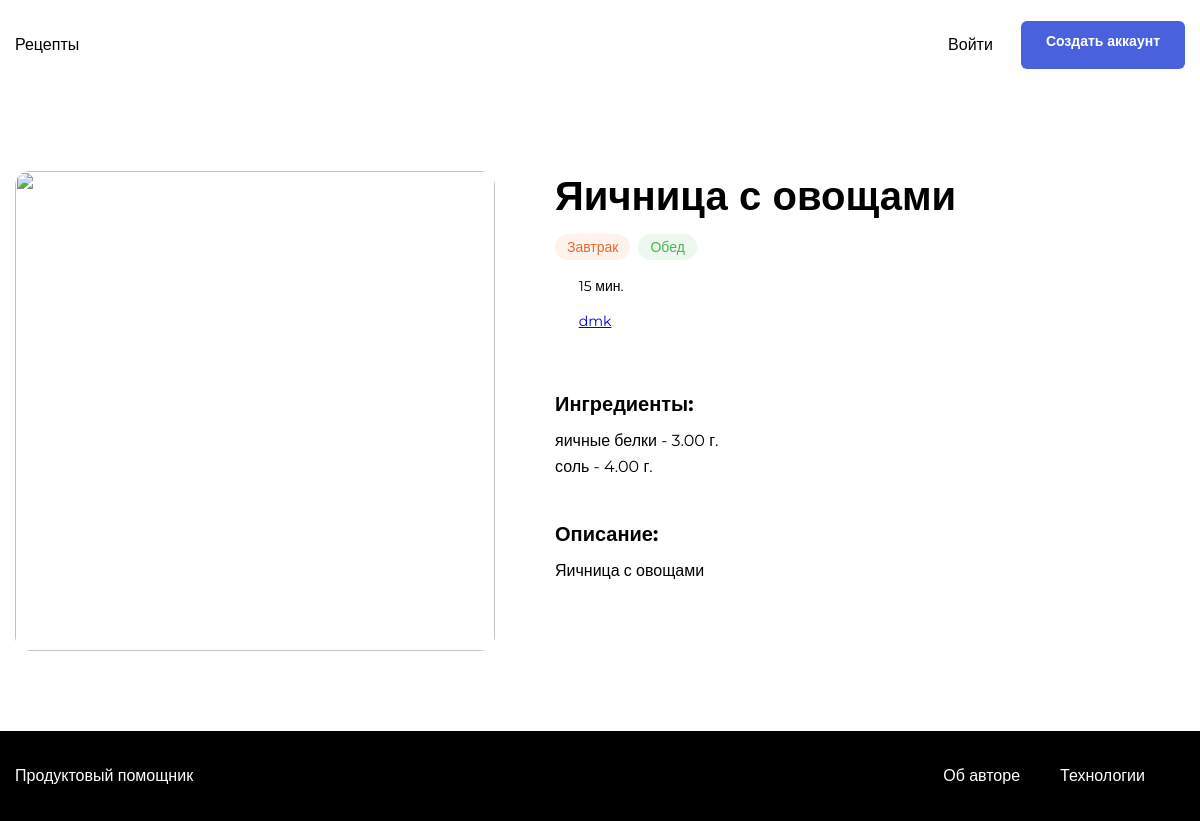
/recipes/yaichnitsa-s-ovoschami/, run on the app's committed database.
### recipes/models.py (models this page shows, shortened)
class Recipe(models.Model):
    author = models.ForeignKey(
        User,
        verbose_name='Автор',
        on_delete=models.CASCADE,
        related_name='recipes',
        help_text='Выберите автора рецепта'
    )
    title = models.CharField(
        max_length=200,
        unique=True,
        verbose_name='Название рецепта',
        help_text='Укажите название рецепта'
    )
    description = models.TextField(
        verbose_name='Описание',
        help_text='Укажите подробное описание рецепта',
    )
    file = models.ImageField(
        verbose_name='Загрузить фото',
        help_text='Загрузите фото приготовленного рецепта',
        upload_to='recipes/'
    )
    ingredients = models.ManyToManyField(
        Ingredient,
        verbose_name='Ингредиенты',
        through='IngredientRecipe',
        help_text='Выберите один или несколько ингредиентов',
        related_name='recipes'
    )
    tags = models.ManyToManyField(
        Tag,
        help_text='Выберите один или несколько ингредиентов тегов',
        verbose_name='Теги',
        related_name='recipes'
    )
    cooking_time = models.IntegerField(
        validators=[MinValueValidator(limit_value=1)],
        verbose_name='Время приготовления',
        help_text='Время приготовления в минутах'
    )
    slug = models.SlugField(
        verbose_name='Ссылка',
        auto_created=True,
        help_text=(
            'Заполняется автоматически по названию рецепта'
        )
    )
    pub_date = models.DateTimeField(
        verbose_name='Дата публикации',
        auto_now_add=True,
    )
    class Meta:
        verbose_name = 'Рецепт'
        verbose_name_plural = 'Рецепты'
        ordering = ('-pub_date',)

class Tag(models.Model):
    name = models.CharField(
        verbose_name='Имя',
        help_text='Введите имя тега',
        max_length=50,
        unique=True
    )
    color = models.CharField(
        verbose_name='Цвет',
        help_text='Введите цвет для тега',
        max_length=50
    )
    slug = models.SlugField(
        verbose_name='Тег',
        auto_created=True,
        help_text='Введите слаг для тега',
        unique=True
    )
    class Meta:
        verbose_name = 'Тег'
        verbose_name_plural = 'Теги'
        ordering = ('name',)

class IngredientRecipe(models.Model):
    ingredient = models.ForeignKey(
        Ingredient,
        verbose_name='Название',
        on_delete=models.CASCADE,
        related_name='ingredientsrecipe'
    )
    recipe = models.ForeignKey(
        Recipe,
        verbose_name='Рецепт',
        on_delete=models.CASCADE,
        related_name='ingredientsrecipe'
    )
    amount = models.DecimalField(
        verbose_name='Количество',
        max_digits=10,
        decimal_places=2,
        validators=[MinValueValidator(float('0.01'))]
    )

class Ingredient(models.Model):
    title = models.CharField(
        max_length=200,
        verbose_name='Название',
        help_text='Введите название ингредиента',
    )
    dimension = models.CharField(
        max_length=50,
        verbose_name='Единица измерения',
        help_text='Введите единицу измерения',
    )
    class Meta:
        verbose_name = 'Ингредиент'
        verbose_name_plural = 'Ингредиенты'

### recipes/views.py (the view)
def recipe_view(request, slug):
    recipe = get_object_or_404(
        Recipe.objects,
        slug=slug
    )
    is_author = recipe.author == request.user
    is_following = recipe.author.following.filter(
        user__id=request.user.id).exists()
    is_purchassing = recipe.purchases.filter(
        user__id=request.user.id
    ).exists()
    ingredientsrecipe = recipe.ingredientsrecipe.all()
    return render(request, 'singlePage.html', {
        'recipe': recipe,
        'is_author': is_author,
        'is_following': is_following,
        'is_purchassing': is_purchassing,
        'ingredientsrecipe': ingredientsrecipe
    })

### templates/singlePage.html (shortened to what this page needs)
{% extends "base.html" %}
{% load static %}
{% load thumbnail %}
{% load app_tags %}
{% block styles %}
<link rel="stylesheet" href="{% static 'pages/single.css' %}">
{% endblock %}
{% block main_content %}
<div class="single-card" data-id="{{recipe.id}}"
  data-author="{{recipe.author.id}}">
  {% include "includes/image.html" with filename=recipe.file class="single-card__image" %}
    <div class="single-card__info">
      <div class="single-card__header-info">
        <h1 class="single-card__title">
          {{ recipe.title }}
        </h1>
      </div>
      <ul class="single-card__items">
          {% for tag in recipe.tags.all %}
            <li class="single-card__item">
              <span class="badge badge_style_{{ tag.color }}">
              {{ tag.name }}
            </span></li>
          {% endfor %}
      </ul>
      <div class="single-card__items single-card__items_column">
          <p class="single-card__text">
            <span class="icon-time"></span>
            {{ recipe.cooking_time }} мин.
          </p>
          <ul class="single-card__items">
              <li class="single-card__item" >
                <p class="single-card__text">
                  <span class="icon-user"></span>
                  <a href="{% url 'profile' recipe.author %}">
                    {{ recipe.author }}
                  </a>
                </p>
              </li>
          </ul>
      </div>
      <div class="single-card__section">
        <h3 class="single-card__section-title">Ингредиенты:</h3>
        <div class="single-card__items single-card__items_column">
          {% for ir in ingredientsrecipe %}
          <p class=" single-card__section-item">
            {{ ir.ingredient.title }} - {{ ir.amount }} {{ ir.ingredient.dimension }}.
          </p>
          {% endfor %}
        </div>
      </div>
      <div class="single-card__section">
        <h3 class="single-card__section-title">Описание:</h3>
        <p class=" single-card__section-text">{{ recipe.description }}</p>
      </div>
    </div>
</div>
{% endblock %}

### static/pages/single.css (style rules this page uses)
* { box-sizing: border-box; }
html, body { min-height: 100%; }

### static/blocks/body/body.css (style rules this page uses)
.body { display: flex; flex-direction: column; }

### static/blocks/single-card/single-card.css (style rules this page uses)
.single-card { display: flex; justify-content: space-between; }

### static/blocks/single-card/__title/single-card__title.css (style rules this page uses)
.single-card__title { font-family: 'Montserrat', sans-serif; font-style: normal; font-weight: bold; font-size: 40px; line-height: 49px; color: #000000; margin: 0; }

### static/blocks/single-card/__info/single-card__info.css (style rules this page uses)
.single-card__info { display: flex; flex-direction: column; width: 100%; padding-left: 60px; }

### static/blocks/single-card/__header-info/single-card__header-info.css (style rules this page uses)
.single-card__header-info { display: flex; justify-content: space-between; margin: 0 0 18px; }

### static/blocks/single-card/__items/single-card__items.css (style rules this page uses)
.single-card__items { display: flex; flex-direction: row; list-style: none; padding: 0; margin: 0 0 20px; }

### static/blocks/single-card/__item/single-card__item.css (style rules this page uses)
.single-card__item { margin-right: 8px; height: 100%; }

### static/blocks/single-card/__text/single-card__text.css (style rules this page uses)
.single-card__text { font-family: 'Montserrat', sans-serif; font-style: normal; font-weight: normal; font-size: 14px; line-height: 17px; color: #000000; margin: 0 0 15px; padding: 0; }
.single-card__text:last-child { margin-bottom: 0; }

### static/blocks/single-card/__items/_column/single-card__items_column.css (style rules this page uses)
.single-card__items_column { flex-direction: column; max-height: 129px; flex-wrap: wrap; }

### static/blocks/single-card/__section/single-card__section.css (style rules this page uses)
.single-card__section { margin: 0 0 22px; }
.single-card__section:last-child { margin: 0; }

### static/blocks/single-card/__section-title/single-card__section-title.css (style rules this page uses)
.single-card__section-title { font-family: 'Montserrat', sans-serif; font-style: normal; font-weight: bold; font-size: 20px; line-height: 24px; color: #000000; margin: 0 0 12px; }

### static/blocks/single-card/__section-text/single-card__section-text.css (style rules this page uses)
.single-card__section-text { font-size: 16px; line-height: 26px; font-family: 'Montserrat', sans-serif; font-style: normal; font-weight: normal; color: #000000; margin: 0 0 27px; padding: 0; }

### static/blocks/single-card/__section-item/single-card__section-item.css (style rules this page uses)
.single-card__section-item { font-size: 16px; line-height: 26px; font-family: 'Montserrat', sans-serif; font-style: normal; font-weight: normal; color: #000000; margin: 0; padding: 0; width: max-content; }

### static/blocks/badge/badge.css (style rules this page uses)
.badge { color: #fff; background: #ddd; border-radius: 24px; padding: 4px 12px; font-style: normal; font-weight: 500; font-size: 14px; line-height: 17px; font-family: 'Montserrat', sans-serif; }

### static/blocks/badge/_style/badge_style_green.css (style rules this page uses)
.badge_style_green { background: rgba(73, 182, 78, 0.1); color: #49B64E; }

### static/blocks/badge/_style/badge_style_orange.css (style rules this page uses)
.badge_style_orange { background: rgba(234, 146, 99, 0.12); color: #E26C2D; }

### data on the page
Recipe: title "Яичница с овощами", cooking_time "15", author "dmk", description "Яичница с овощами"
Tag: name "Завтрак"
Tag: name "Обед"
IngredientRecipe: ingredient "яичные белки", amount "3.00", ingredient.dimension "г"
IngredientRecipe: ingredient "соль", amount "4.00", ingredient.dimension "г"
